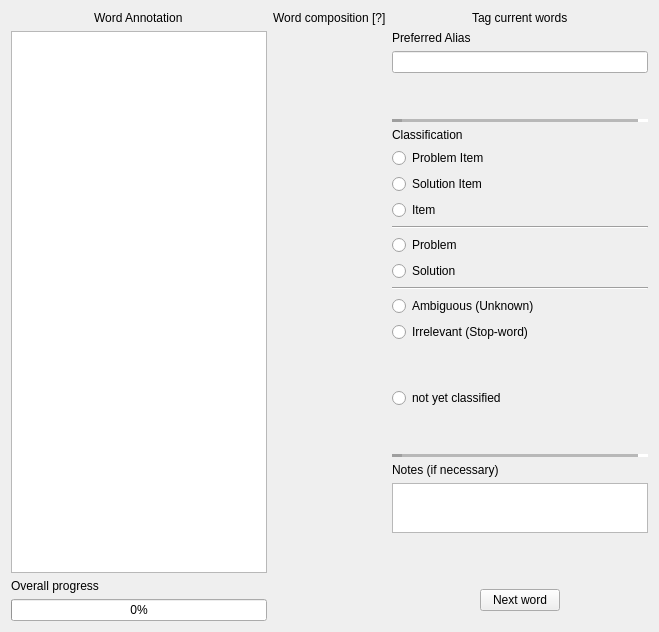
        <widget class="QWidget" name="tab_Ngram">
         <attribute name="title">
          <string>Multi word analysis</string>
         </attribute>
         <layout class="QGridLayout" name="gridLayout_7">
          <item row="0" column="0">
           <layout class="QGridLayout" name="gridLayout_Ngram_general" columnstretch="2,0,0">
            <item row="1" column="2">
             <layout class="QVBoxLayout" name="verticalLayout_Ngram_PropertiesEditor">
              <item>
               <widget class="QLabel" name="label_Ngram_AliasDescription">
                <property name="toolTip">
                 <string>Change the name of the combination of word </string>
                </property>
                <property name="text">
                 <string>Preferred Alias</string>
                </property>
               </widget>
              </item>
              <item>
               <widget class="QLineEdit" name="lineEdit_Ngram_AliasEditor"/>
              </item>
              <item>
               <spacer name="verticalSpacer_8">
                <property name="orientation">
                 <enum>Qt::Vertical</enum>
                </property>
                <property name="sizeHint" stdset="0">
                 <size>
                  <width>20</width>
                  <height>40</height>
                 </size>
                </property>
               </spacer>
              </item>
              <item>
               <widget class="Line" name="line">
                <property name="lineWidth">
                 <number>10</number>
                </property>
                <property name="midLineWidth">
                 <number>10</number>
                </property>
                <property name="orientation">
                 <enum>Qt::Horizontal</enum>
                </property>
               </widget>
              </item>
              <item>
               <widget class="QLabel" name="label_2">
                <property name="text">
                 <string>Classification</string>
                </property>
               </widget>
              </item>
              <item>
               <widget class="QRadioButton" name="radioButton_Ngram_ProblemItemEditor">
                <property name="text">
                 <string>Problem Item</string>
                </property>
                <attribute name="buttonGroup">
                 <string notr="true">buttonGroup_NGram_Classification</string>
                </attribute>
               </widget>
              </item>
              <item>
               <widget class="QRadioButton" name="radioButton_Ngram_SolutionItemEditor">
                <property name="text">
                 <string>Solution Item</string>
                </property>
                <attribute name="buttonGroup">
                 <string notr="true">buttonGroup_NGram_Classification</string>
                </attribute>
               </widget>
              </item>
              <item>
               <widget class="QRadioButton" name="radioButton_Ngram_ItemEditor">
                <property name="text">
                 <string>Item</string>
                </property>
                <attribute name="buttonGroup">
                 <string notr="true">buttonGroup_NGram_Classification</string>
                </attribute>
               </widget>
              </item>
              <item>
               <widget class="Line" name="line_2">
                <property name="orientation">
                 <enum>Qt::Horizontal</enum>
                </property>
               </widget>
              </item>
              <item>
               <widget class="QRadioButton" name="radioButton_Ngram_ProblemEditor">
                <property name="text">
                 <string>Problem</string>
                </property>
                <attribute name="buttonGroup">
                 <string notr="true">buttonGroup_NGram_Classification</string>
                </attribute>
               </widget>
              </item>
              <item>
               <widget class="QRadioButton" name="radioButton_Ngram_SolutionEditor">
                <property name="text">
                 <string>Solution</string>
                </property>
                <attribute name="buttonGroup">
                 <string notr="true">buttonGroup_NGram_Classification</string>
                </attribute>
               </widget>
              </item>
              <item>
               <widget class="Line" name="line_9">
                <property name="orientation">
                 <enum>Qt::Horizontal</enum>
                </property>
               </widget>
              </item>
              <item>
               <widget class="QRadioButton" name="radioButton_Ngram_UnknownEditor">
                <property name="toolTip">
                 <string>When a word can have 2 or more classifications (you need more context)</string>
                </property>
                <property name="text">
                 <string>Ambiguous (Unknown)</string>
                </property>
                <attribute name="buttonGroup">
                 <string notr="true">buttonGroup_NGram_Classification</string>
                </attribute>
               </widget>
              </item>
              <item>
               <widget class="QRadioButton" name="radioButton_Ngram_StopWordEditor">
                <property name="toolTip">
                 <string>a word that you think is IRRELEVANT on your corpus</string>
                </property>
                <property name="text">
                 <string>Irrelevant (Stop-word)</string>
                </property>
                <attribute name="buttonGroup">
                 <string notr="true">buttonGroup_NGram_Classification</string>
                </attribute>
               </widget>
              </item>
              <item>
               <spacer name="verticalSpacer_6">
                <property name="orientation">
                 <enum>Qt::Vertical</enum>
                </property>
                <property name="sizeHint" stdset="0">
                 <size>
                  <width>20</width>
                  <height>40</height>
                 </size>
                </property>
               </spacer>
              </item>
              <item>
               <widget class="QRadioButton" name="radioButton_Ngram_NotClassifiedEditor">
                <property name="text">
                 <string>not yet classified</string>
                </property>
                <attribute name="buttonGroup">
                 <string notr="true">buttonGroup_NGram_Classification</string>
                </attribute>
               </widget>
              </item>
              <item>
               <spacer name="verticalSpacer_7">
                <property name="orientation">
                 <enum>Qt::Vertical</enum>
                </property>
                <property name="sizeHint" stdset="0">
                 <size>
                  <width>20</width>
                  <height>40</height>
                 </size>
                </property>
               </spacer>
              </item>
              <item>
               <widget class="Line" name="line_5">
                <property name="lineWidth">
                 <number>10</number>
                </property>
                <property name="midLineWidth">
                 <number>10</number>
                </property>
                <property name="orientation">
                 <enum>Qt::Horizontal</enum>
                </property>
               </widget>
              </item>
              <item>
               <widget class="QLabel" name="label_Ngram_NoteDescription">
                <property name="text">
                 <string>Notes (if necessary)</string>
                </property>
               </widget>
              </item>
              <item>
               <widget class="QTextEdit" name="textEdit_Ngram_NoteEditor">
                <property name="maximumSize">
                 <size>
                  <width>16777215</width>
                  <height>50</height>
                 </size>
                </property>
                <property name="focusPolicy">
                 <enum>Qt::ClickFocus</enum>
                </property>
                <property name="frameShape">
                 <enum>QFrame::StyledPanel</enum>
                </property>
                <property name="frameShadow">
                 <enum>QFrame::Sunken</enum>
                </property>
                <property name="lineWidth">
                 <number>1</number>
                </property>
               </widget>
              </item>
              <item>
               <spacer name="verticalSpacer_5">
                <property name="orientation">
                 <enum>Qt::Vertical</enum>
                </property>
                <property name="sizeHint" stdset="0">
                 <size>
                  <width>20</width>
                  <height>40</height>
                 </size>
                </property>
               </spacer>
              </item>
             </layout>
            </item>
            <item row="2" column="2">
             <layout class="QGridLayout" name="gridLayout_Ngram_ActionButton">
              <item row="0" column="0" alignment="Qt::AlignHCenter">
               <widget class="QPushButton" name="pushButton_Ngram_UpdateTokenProperty">
                <property name="focusPolicy">
                 <enum>Qt::NoFocus</enum>
                </property>
                <property name="toolTip">
                 <string>shortcut Enter key</string>
                </property>
                <property name="text">
                 <string>Next word</string>
                </property>
               </widget>
              </item>
             </layout>
            </item>
            <item row="0" column="2" alignment="Qt::AlignHCenter">
             <widget class="QLabel" name="label_Ngram_PropertyEditorDescription">
              <property name="text">
               <string>Tag current words</string>
              </property>
             </widget>
            </item>
            <item row="0" column="1" alignment="Qt::AlignHCenter">
             <widget class="QLabel" name="label_Ngram_CompositionDescription">
              <property name="text">
               <string>Word composition [?]</string>
              </property>
             </widget>
            </item>
            <item row="1" column="0">
             <widget class="QTableWidget" name="tableWidget_Ngram_TagContainer">
              <property name="sizePolicy">
               <sizepolicy hsizetype="Expanding" vsizetype="Expanding">
                <horstretch>1</horstretch>
                <verstretch>0</verstretch>
               </sizepolicy>
              </property>
              <property name="focusPolicy">
               <enum>Qt::ClickFocus</enum>
              </property>
              <property name="editTriggers">
               <set>QAbstractItemView::NoEditTriggers</set>
              </property>
              <property name="tabKeyNavigation">
               <bool>false</bool>
              </property>
              <property name="dragDropOverwriteMode">
               <bool>false</bool>
              </property>
              <property name="selectionMode">
               <enum>QAbstractItemView::SingleSelection</enum>
              </property>
              <property name="selectionBehavior">
               <enum>QAbstractItemView::SelectRows</enum>
              </property>
              <attribute name="horizontalHeaderStretchLastSection">
               <bool>false</bool>
              </attribute>
              <attribute name="verticalHeaderStretchLastSection">
               <bool>false</bool>
              </attribute>
             </widget>
            </item>
            <item row="0" column="0" alignment="Qt::AlignHCenter">
             <widget class="QLabel" name="label_Ngram_TableTagDescription">
              <property name="text">
               <string>Word Annotation</string>
              </property>
             </widget>
            </item>
            <item row="2" column="0">
             <layout class="QGridLayout" name="gridLayout_6">
              <item row="1" column="0">
               <widget class="QProgressBar" name="progressBar_Ngram_TagComplete">
                <property name="value">
                 <number>0</number>
                </property>
               </widget>
              </item>
              <item row="0" column="0">
               <widget class="QLabel" name="label_4">
                <property name="text">
                 <string>Overall progress</string>
                </property>
               </widget>
              </item>
             </layout>
            </item>
            <item row="1" column="1">
             <layout class="QGridLayout" name="gridLayout">
              <item row="0" column="0">
               <widget class="QScrollArea" name="scrollArea">
                <property name="frameShape">
                 <enum>QFrame::NoFrame</enum>
                </property>
                <property name="frameShadow">
                 <enum>QFrame::Plain</enum>
                </property>
                <property name="widgetResizable">
                 <bool>true</bool>
                </property>
                <widget class="QWidget" name="scrollArea_NgramComposition">
                 <property name="geometry">
                  <rect>
                   <x>0</x>
                   <y>0</y>
                   <width>100</width>
                   <height>30</height>
                  </rect>
                 </property>
                 <layout class="QVBoxLayout" name="verticalLayout_2">
                  <item>
                   <layout class="QGridLayout" name="gridLayout_Ngram_NGramComposedof"/>
                  </item>
                 </layout>
                </widget>
               </widget>
              </item>
             </layout>
            </item>
           </layout>
          </item>
         </layout>
        </widget>
